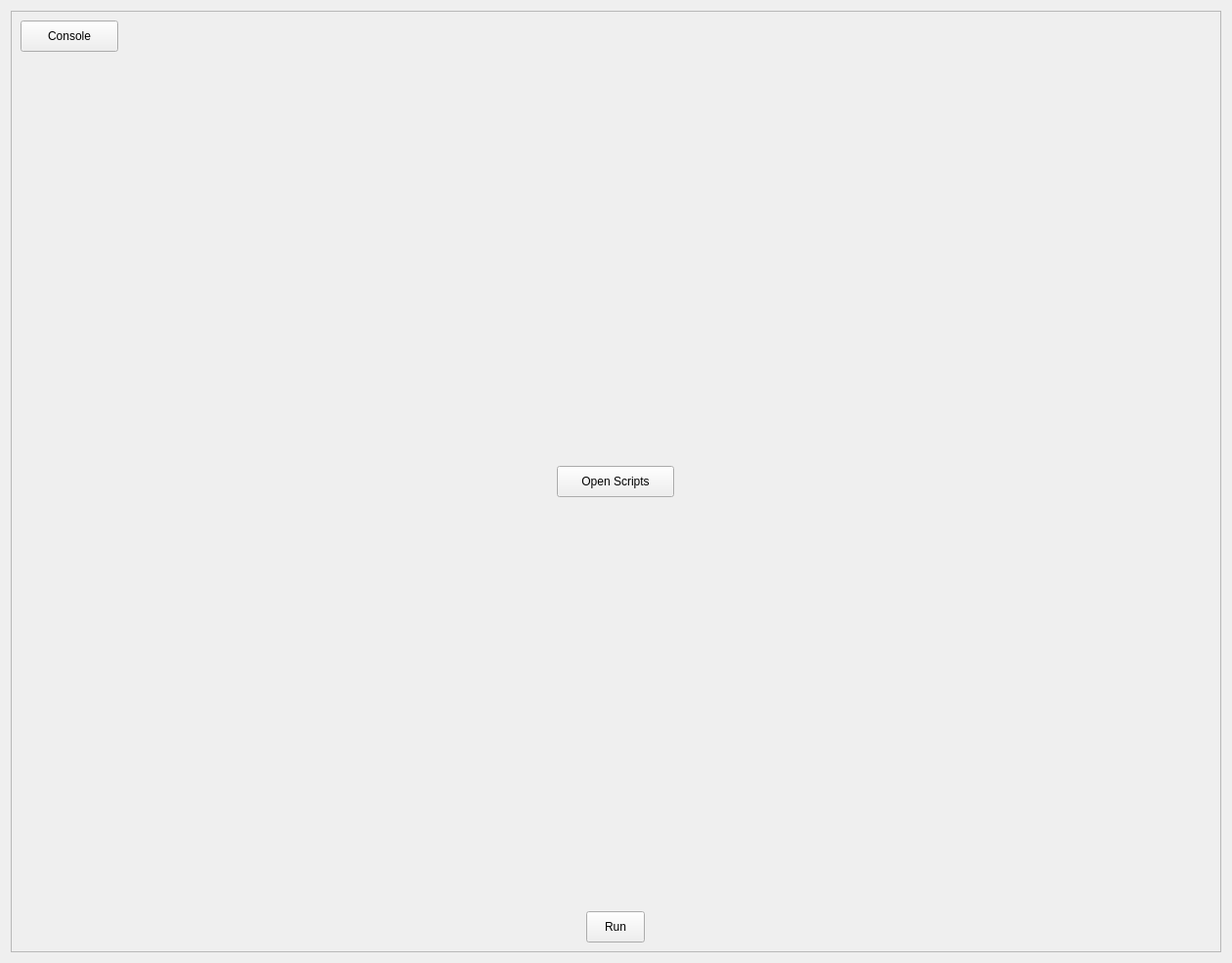
<?xml version="1.0" encoding="UTF-8"?>
<ui version="4.0">
 <class>Form</class>
 <widget class="QWidget" name="Form">
  <property name="geometry">
   <rect>
    <x>0</x>
    <y>0</y>
    <width>1261</width>
    <height>986</height>
   </rect>
  </property>
  <property name="windowTitle">
   <string>Form</string>
  </property>
  <layout class="QVBoxLayout" name="mainLayout">
   <item>
    <widget class="QScrollArea" name="scrollArea">
     <property name="widgetResizable">
      <bool>true</bool>
     </property>
     <widget class="QWidget" name="scrollAreaWidgetContents">
      <property name="geometry">
       <rect>
        <x>0</x>
        <y>0</y>
        <width>1235</width>
        <height>960</height>
       </rect>
      </property>
      <layout class="QVBoxLayout" name="scrollAreaLayout">
       <item>
        <widget class="QPushButton" name="pushButton">
         <property name="minimumSize">
          <size>
           <width>100</width>
           <height>32</height>
          </size>
         </property>
         <property name="maximumSize">
          <size>
           <width>100</width>
           <height>32</height>
          </size>
         </property>
         <property name="text">
          <string>Console</string>
         </property>
        </widget>
       </item>
       <item alignment="Qt::AlignHCenter|Qt::AlignBottom">
        <widget class="QPushButton" name="pushButton_2">
         <property name="minimumSize">
          <size>
           <width>120</width>
           <height>32</height>
          </size>
         </property>
         <property name="maximumSize">
          <size>
           <width>120</width>
           <height>32</height>
          </size>
         </property>
         <property name="text">
          <string>Open Scripts</string>
         </property>
        </widget>
       </item>
       <item alignment="Qt::AlignHCenter|Qt::AlignBottom">
        <widget class="QPushButton" name="exampleButton">
         <property name="minimumSize">
          <size>
           <width>60</width>
           <height>32</height>
          </size>
         </property>
         <property name="maximumSize">
          <size>
           <width>60</width>
           <height>16777215</height>
          </size>
         </property>
         <property name="text">
          <string>Run</string>
         </property>
        </widget>
       </item>
      </layout>
     </widget>
    </widget>
   </item>
  </layout>
 </widget>
 <resources/>
 <connections/>
</ui>
